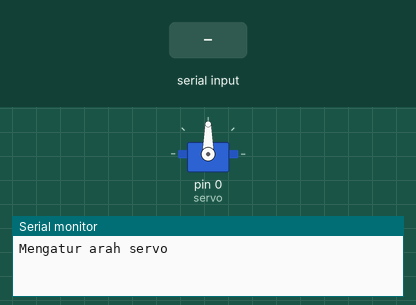
This sketch was run on a simulated Arduino Uno, built with avr-gcc and run on an emulated ATmega328P. Shown: servo, the last lines printed to the serial monitor. The inputs (shaded band) are chosen by the test bench.

Above: at 1.2 s.
1.3 s: "30,150\n" received over Serial
At 2.7 s:
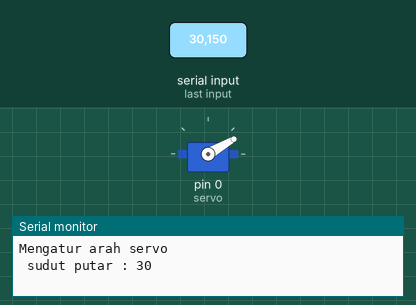
3.8 s: "5\n" received over Serial
At 5.6 s:
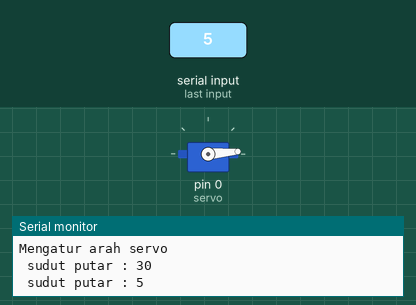
6.3 s: "200\n" received over Serial
At 8.5 s:
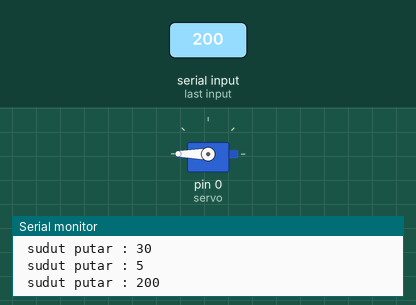
8.8 s: "90,45\n" received over Serial
At 10.8 s:
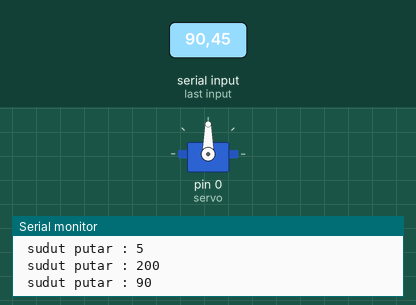
Timing chart, 0 to 12.3 s (numbered marks = the images above; inputs shaded):
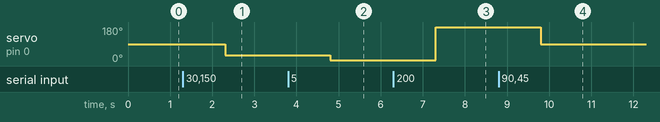

The sketch:

Uji_Sudut_Servo.ino
```cpp
//define Pins
#include <Servo.h>

Servo servo;
int pos = 0;

void setup()
{
  Serial.begin(9600);
  servo.attach(2);
  servo.attach(0);
  Serial.println("Mengatur arah servo ");
}

void loop()
{
    if(Serial.available()>0){
      String baca = Serial.readString();
      unsigned int sudut = baca.toInt();
      Serial.print(" sudut putar : ");
      Serial.println(sudut);
      servo.write(sudut);
    }
}
```

Measured:
- after the input at 1.3 s, servo on pin 0 (servo): 90° → 30° after 1.0 s
- after the input at 3.8 s, servo on pin 0 (servo): 30° → 5° after 1.0 s
- after the input at 6.3 s, servo on pin 0 (servo): 5° → 180° after 1.0 s
- after the input at 8.8 s, servo on pin 0 (servo): 180° → 90° after 1.0 s
